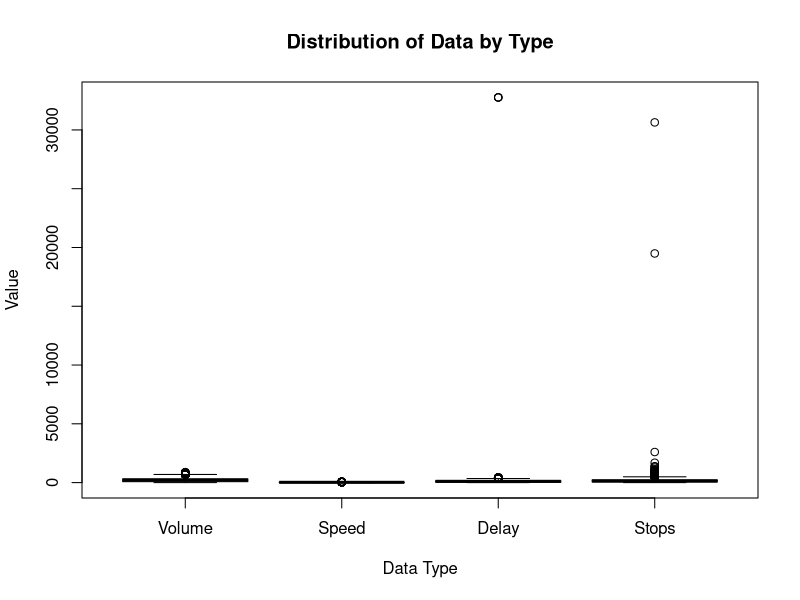
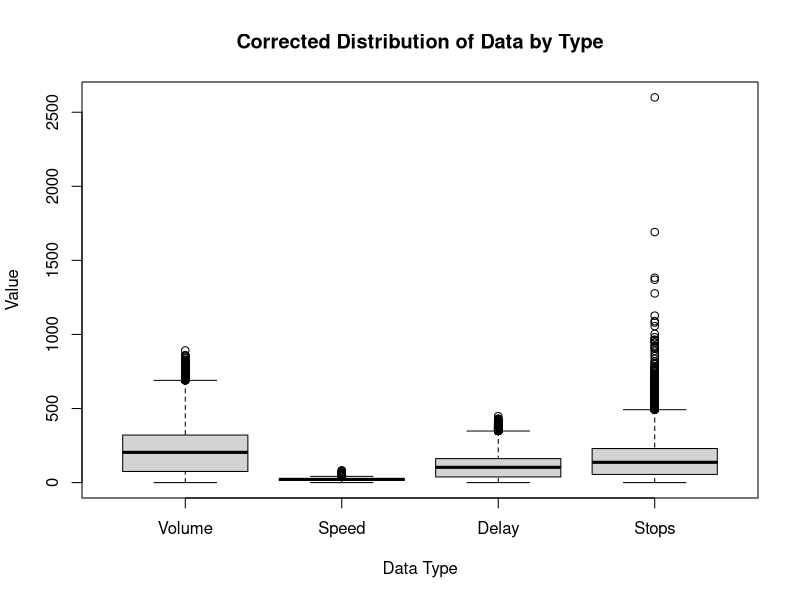
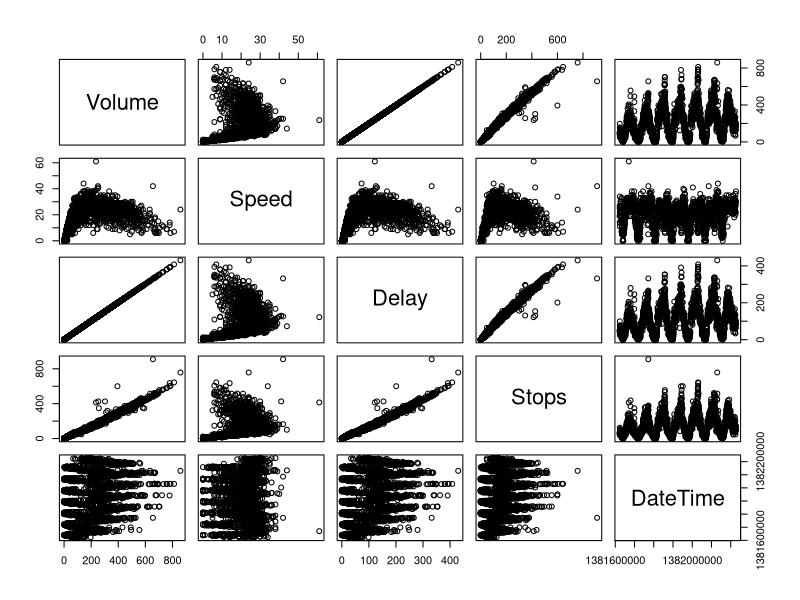

Write the R code that produced these figures, in order. (Note: this script raises an error after producing the figures.)
## ---- chunk 1
# Read the data ----------------------------------------------------------------
traffic <- read.csv("../../data/UrbanAnalytics2015.csv", sep=" ")

## Parse the datetime as a Date object.
traffic$DateTime <- strptime(traffic$DateTime, "%m/%d/%y %H:%M")
## ---- chunk 2
# We can exclude the date
boxplot(traffic[1:4],
        main="Distribution of Data by Type",
        ylab="Value",
        xlab="Data Type")
## ---- chunk 3
outliers.delay <- which(traffic$Delay > 5000)
traffic$Delay[outliers.delay] <- NA

outliers.stops <- which(traffic$Stops > 5000)
traffic$Stops[outliers.stops] <- NA
## ---- chunk 4
# We can exclude the date
boxplot(traffic[1:4],
        main="Corrected Distribution of Data by Type",
        ylab="Value",
        xlab="Data Type")
## ---- chunk 5
daysToSteps <- function(days){
    return(days * (1440/5))
    }
plot(traffic[1:daysToSteps(7),])
## ---- chunk 6
# Load libraries
require(ggplot2)
require(reshape2)
## ---- chunk 7
ggplot(traffic[1:daysToSteps(7),], aes(x=DateTime,y=Delay))+
    geom_line() +
    labs(title = "Traffic Delay for One Week") +
    xlab("Date") +
    ylab("Delay (Seconds)")+
    theme_bw()
## ---- chunk 8
diffs <- diff(traffic$Delay[1:daysToSteps(7)])
detrendedData <- data.frame(Delay <- diffs, Date = traffic$DateTime[1:(daysToSteps(7)-1)])
ggplot(detrendedData, aes(x=Date, y=Delay))+
    geom_line() +
    labs(title = "Detrended Traffic Delay for One Week") +
    xlab("Date") +
    ylab("Change in Delay (Seconds)")+
    theme_bw()
## ---- chunk 9
# Aggregate averages over a day
stepsPerDay = daysToSteps(1)
dailyDelays <- matrix(0, nrow=7, ncol=stepsPerDay-1)
dailyCounts <- matrix(0, nrow=7, ncol=stepsPerDay-1)
for (index in 1:nrow(traffic)) {
    wDay = 1 + traffic$DateTime[index]$wday
    minute = (traffic$DateTime[index]$min + (traffic$DateTime[index]$hour * 60)) / 5
    if (! is.na(traffic$Delay[index])){
        dailyDelays[wDay, minute] = dailyDelays[wDay, minute] + traffic$Delay[index]
        dailyCounts[wDay, minute] = dailyCounts[wDay, minute] + 1
        }
    }

dailyDelays = dailyDelays / dailyCounts
dayList<-c("Sun.","Mon.","Tues.","Wed.","Thurs.","Fri.","Sat.")

ggplot(melt(dailyDelays), aes(Var1,Var2, fill=value)) +
    scale_fill_gradientn(colours=rainbow(50), name="Delay\n(Seconds)")+
    xlab("Day of the Week")+
    ylab("Time (Hours)")+
    geom_raster() +
    theme( panel.background = element_rect(fill = "transparent", colour = NA),
           panel.grid.minor = element_blank(),
           panel.grid.major = element_blank()) +
    scale_y_discrete(breaks = seq(1, 288, 12), labels = seq(0,23,1)) +
    scale_x_discrete(breaks=c("1","2","3","4","5","6","7"), labels=dayList, 
                     limits=c(1,2,3,4,5,6,7))
## ---- chunk 10
ggplot(melt(dailyDelays), aes(Var1,Var2, fill=value)) +
    scale_fill_gradientn(colours=c("blue","white","orange"),name="Delay\n(Seconds)")+
    xlab("Day of the Week")+
    ylab("Time (Hours)")+
    geom_raster() +
    theme( panel.background = element_rect(fill = "transparent", colour = NA),
           panel.grid.minor = element_blank(),
           panel.grid.major = element_blank()) +
    scale_y_discrete(breaks = seq(1, 288, 12), labels = seq(0,23,1)) +
    scale_x_discrete(breaks=c("1","2","3","4","5","6","7"), labels=dayList, 
                     limits=c(1,2,3,4,5,6,7))
## ---- chunk 11
# Density is described as q/v, where q is flow rate (volume), and v is average
# velocity
density = traffic$Volume/traffic$Speed

# Trim out non-finite values
density[which(!is.finite(density))]=NA

density.data <- data.frame(Density = density, Flow = traffic$Volume,relativeDensity=density/max(density,na.rm=T))

# Critical Density
Kc = density[which(traffic$Volume == max(traffic$Volume))] / max(density, na.rm=T)

# Density and flow -------------------------------------------------------------
# There is a non-linear relationship between the flow vs the density.
ggplot(density.data, aes(relativeDensity, Flow)) +
    geom_point() +
    xlab("Density (Vehicles/Mile)")+
    ylab("Time (Vehicles/Hour)") +
    theme_bw()
